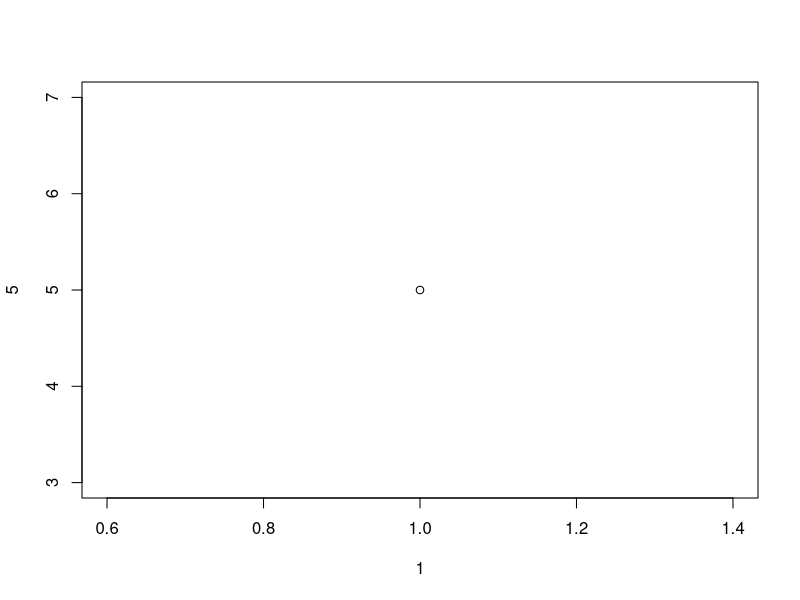

Here is the R script that generated this plot:
# 1. Logical Data Type
bool1 <- TRUE
print(bool1)
print(class(bool1))

bool2 <- FALSE
print(bool2)
print(class(bool2))
# 2. Numeric Data Type
    # floating point values
weight <- 63.5
print(weight)
print(class(weight))

    #  real numbers
height <- 182
print(height)
print(class(height))
    #Integer
integer_variable <- 186L
print(integer_variable)
print(class(integer_variable))

# 3. Complex Data Type
           # 2i represents imaginary part
complex_value <- 3 + 2i
print(complex_value)
           # print class of complex_value
print(class(complex_value))

#5. Character Data Type

  # create a character variable
my_char <- 'Apple'
print(my_char)
print(class(my_char))

#6. Raw Data Type
      #  convert character to raw
raw_variable <- charToRaw("Welcome to Programiz")

print(raw_variable)
print(class(raw_variable))

      # convert raw to character
char_variable <- rawToChar(raw_variable)

print(char_variable)
print(class(char_variable))


#Data Structures
 #Vectors
n <- c(1,2,5.3,6,-2,4) 
l <- c(TRUE,TRUE,TRUE,FALSE,TRUE,FALSE) 
s = c("USA", "UK", "AFRICA", "INDIA", "CHINA") 
print(l)
print(class(n))
print(class(l))
print(class(s))


#Matrices
m = matrix(c(20, 45, 33, 19, 52, 37), nrow=2, ncol=3, byrow = TRUE)    
print(m)
#Lists
name = c("abhi", "ansh", "ajay") 
place = c("delhi", "mumbai", "pune") 
age = c(TRUE, FALSE, TRUE, FALSE, FALSE) 

l = list(name, place, age)   
print(l)

#Data Frame
df <- data.frame(rollnum = seq(1:10), h1 = 15:24, h2 = 81:90)

print(df)
plot(1,5)

